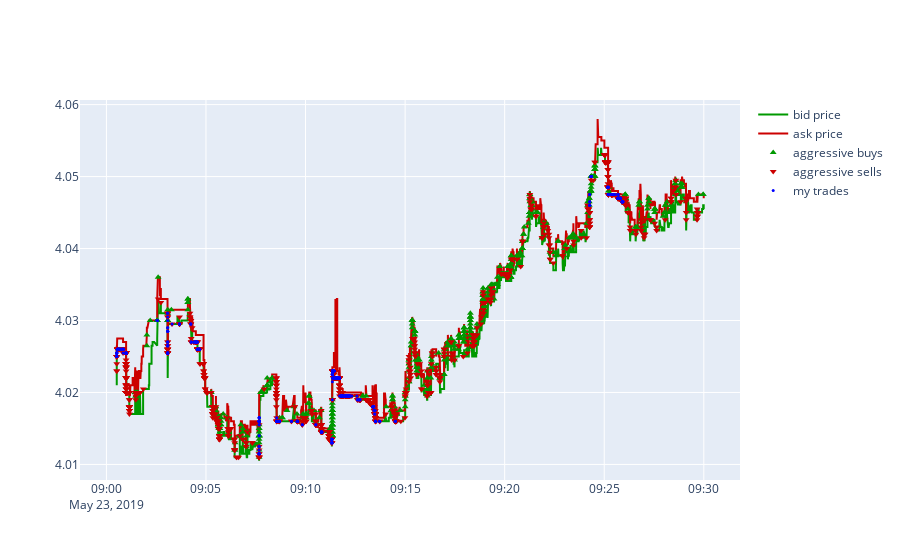

Source (notebook cell):
### Code cell
## MARKET BIDASK
greenc = '#009900'
redc = '#cc0000'

fig = go.Figure()
fig.add_trace(go.Scatter(x=subbidask.index,
                         y=subbidask.bid,
                         line=dict(color=greenc),
                         name='bid price'))
fig.add_trace(go.Scatter(x=subbidask.index,
                         y=subbidask.ask,
                         line=dict(color=redc),
                         name='ask price'))

idx_buy_init = np.where(subtrades.buy_init * (subtrades.agg_ord > 0))
idx_sell_init = np.where(np.logical_not(subtrades.buy_init) * \
                         (subtrades.agg_ord > 0))
buy_init_trd = subtrades.iloc[idx_buy_init]['price']
sell_init_trd = subtrades.iloc[idx_sell_init]['price']

my_trd = mysubtrades['price']    

fig.add_trace(go.Scatter(x=buy_init_trd.index,
                         y=buy_init_trd.values,
                         mode='markers',
                         marker=dict(color=greenc,
                                     symbol='triangle-up',
                                     size=6),                        
                         name='aggressive buys'
             ))

fig.add_trace(go.Scatter(x=sell_init_trd.index,
                         y=sell_init_trd.values,
                         mode='markers',
                         marker=dict(color=redc,
                                     symbol='triangle-down',
                                     size=6),                        
                         name='aggressive sells'
             ))

fig.add_trace(go.Scatter(x=my_trd.index,
                         y=my_trd.values,
                         mode='markers',
                         marker=dict(color='blue',                                     
                                     size=3),                        
                         name='my trades'
             ))


fig.show()

### Figure 1 — Plotly figure (JSON) as saved in the notebook; plotly's stock layout.template omitted (floating-point values rounded to 4 significant figures; data arrays with more than 128 entries replaced by an {"elided": "..."} marker saying what was removed)
{"data": [{"line": {"color": "#009900"}, "name": "bid price", "type": "scatter", "x": {"elided": "19155 str values"}, "y": {"elided": "19155 float values"}}, {"line": {"color": "#cc0000"}, "name": "ask price", "type": "scatter", "x": {"elided": "19155 str values"}, "y": {"elided": "19155 float values"}}, {"marker": {"color": "#009900", "size": 6, "symbol": "triangle-up"}, "mode": "markers", "name": "aggressive buys", "type": "scatter", "x": {"elided": "636 str values"}, "y": {"elided": "636 float values"}}, {"marker": {"color": "#cc0000", "size": 6, "symbol": "triangle-down"}, "mode": "markers", "name": "aggressive sells", "type": "scatter", "x": {"elided": "1478 str values"}, "y": {"elided": "1478 float values"}}, {"marker": {"color": "blue", "size": 3}, "mode": "markers", "name": "my trades", "type": "scatter", "x": {"elided": "608 str values"}, "y": {"elided": "608 float values"}}], "layout": {}}
